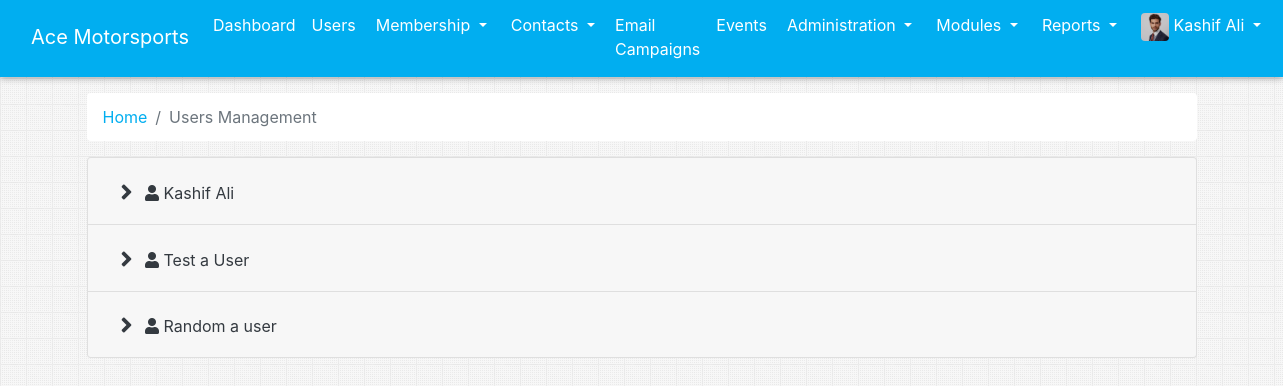
Before: /admin_users_files.php (signed in) with the older database file.
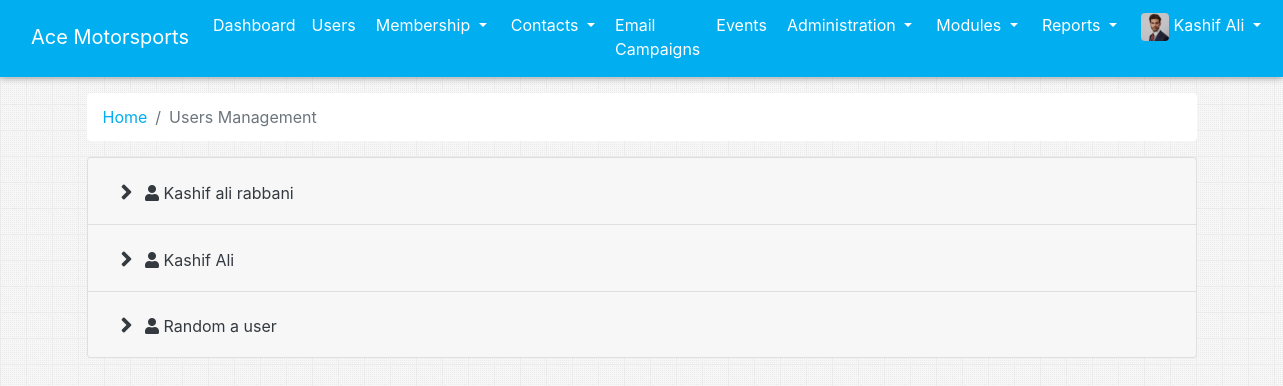
After: the same page with the newer database file.
### tables this page shows
CREATE TABLE `users` (
  `id` int(11) NOT NULL,
  `first_name` varchar(30) NOT NULL,
  `email` varchar(50) NOT NULL,
  `password` varchar(50) NOT NULL,
  `organizationID` int(11) NOT NULL,
  `jobTitle` varchar(50) NOT NULL,
  `salutation` varchar(50) NOT NULL,
  `middle_name` varchar(50) NOT NULL,
  `last_name` varchar(50) NOT NULL,
  `dob` date NOT NULL,
  `phone` varchar(50) NOT NULL,
  `gender` varchar(50) NOT NULL,
  `language` varchar(50) NOT NULL,
  `address` varchar(500) NOT NULL,
  `is_admin` tinyint(1) NOT NULL DEFAULT 0,
  `deleted` tinyint(1) NOT NULL DEFAULT 0,
  `del_date` date DEFAULT NULL
);

### app/app.php (called while the page is built, shortened)
<?php
	function phpMysqliFetchAll($sql){
        $output = array();
        $res = mysqli_query($GLOBALS["con"], $sql);
        if(mysqli_num_rows($res)){
            $output = mysqli_fetch_all($res, MYSQLI_ASSOC);
        }
        return $output;
    }
?>

### admin_users_files.php (the view, shortened to what this page needs)
<?php
  require 'app/app.php';
?>
<!DOCTYPE html>
<html lang="en">
<?php
  require 'parts/head.php';
?>
<body>
  <?php require 'parts/nav.php'; ?>
  <div class="container">
      <nav aria-label="breadcrumb">
        <ol class="breadcrumb bg-white">
          <li class="breadcrumb-item"><a href="admin_dashboard.php" class="appColor">Home</a></li>
          <li class="breadcrumb-item active" aria-current="page">Users Management</li>
        </ol>
      </nav>
      <div class="accordion" id="accordionExample">
      <?php
      $rows = phpMysqliFetchAll("SELECT * FROM users");
      foreach ($rows as $row){
          $name = $row["first_name"].' '.$row["middle_name"].' '.$row["last_name"];
          ?>
          <div class="card">
              <div class="card-header" id="headingOne">
                  <h2 class="mb-0">
                      <button type="button" class="btn  text-dark" data-toggle="collapse" data-target="#open_<?php echo $row["id"]; ?>">
                          <i class="fa fa-angle-right"></i>
                          <i class="fas fa-user"></i> <?php echo $name; ?>
                      </button>
                  </h2>
              </div>
          </div>
          <?php
      }
      ?>
     </div>
  </div>
</body>
</html>

Changed rows visible on the page:
removed users: name "Test a User"
added users: name "Kashif ali rabbani"
